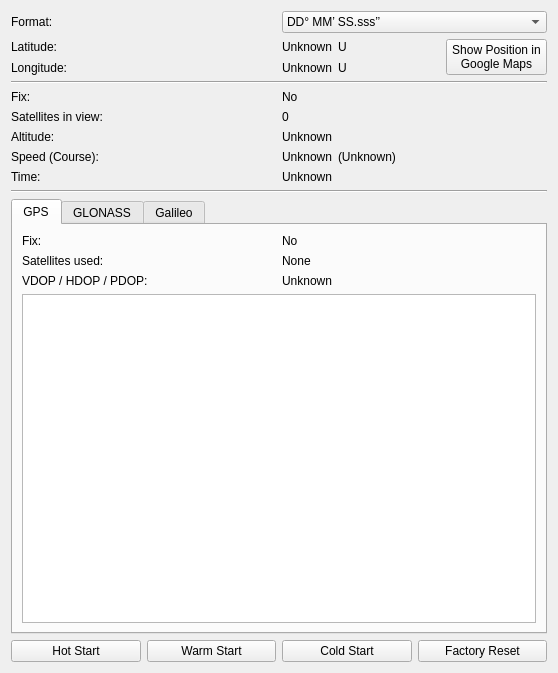
<?xml version="1.0" encoding="UTF-8"?>
<ui version="4.0">
 <class>GPS</class>
 <widget class="QWidget" name="GPS">
  <property name="geometry">
   <rect>
    <x>0</x>
    <y>0</y>
    <width>558</width>
    <height>673</height>
   </rect>
  </property>
  <property name="windowTitle">
   <string>Form</string>
  </property>
  <layout class="QVBoxLayout" name="verticalLayout_6">
   <item>
    <layout class="QHBoxLayout" name="horizontalLayout_4">
     <item>
      <widget class="QLabel" name="label_13">
       <property name="text">
        <string>Format:</string>
       </property>
      </widget>
     </item>
     <item>
      <widget class="QComboBox" name="format_combobox">
       <item>
        <property name="text">
         <string>DD° MM’ SS.sss’’</string>
        </property>
       </item>
       <item>
        <property name="text">
         <string>DD.dddddd°</string>
        </property>
       </item>
       <item>
        <property name="text">
         <string>DD° MM.mmmmm’</string>
        </property>
       </item>
      </widget>
     </item>
    </layout>
   </item>
   <item>
    <layout class="QVBoxLayout" name="verticalLayout">
     <item>
      <layout class="QHBoxLayout" name="horizontalLayout">
       <item>
        <layout class="QVBoxLayout" name="verticalLayout_2">
         <item>
          <widget class="QLabel" name="label">
           <property name="text">
            <string>Latitude:</string>
           </property>
          </widget>
         </item>
         <item>
          <widget class="QLabel" name="label_2">
           <property name="text">
            <string>Longitude:</string>
           </property>
          </widget>
         </item>
        </layout>
       </item>
       <item>
        <layout class="QVBoxLayout" name="verticalLayout_3">
         <item>
          <layout class="QGridLayout" name="gridLayout_4">
           <item row="2" column="0">
            <widget class="QLabel" name="longitude">
             <property name="sizePolicy">
              <sizepolicy hsizetype="Fixed" vsizetype="Preferred">
               <horstretch>0</horstretch>
               <verstretch>0</verstretch>
              </sizepolicy>
             </property>
             <property name="text">
              <string>Unknown</string>
             </property>
            </widget>
           </item>
           <item row="2" column="1">
            <widget class="QLabel" name="ew">
             <property name="text">
              <string>U</string>
             </property>
            </widget>
           </item>
           <item row="1" column="1">
            <widget class="QLabel" name="ns">
             <property name="text">
              <string>U</string>
             </property>
            </widget>
           </item>
           <item row="1" column="0">
            <widget class="QLabel" name="latitude">
             <property name="sizePolicy">
              <sizepolicy hsizetype="Fixed" vsizetype="Preferred">
               <horstretch>0</horstretch>
               <verstretch>0</verstretch>
              </sizepolicy>
             </property>
             <property name="text">
              <string>Unknown</string>
             </property>
            </widget>
           </item>
           <item row="1" column="2" rowspan="2">
            <widget class="QPushButton" name="show_pos">
             <property name="text">
              <string>Show Position in
Google Maps</string>
             </property>
            </widget>
           </item>
          </layout>
         </item>
        </layout>
       </item>
      </layout>
     </item>
    </layout>
   </item>
   <item>
    <widget class="Line" name="line">
     <property name="orientation">
      <enum>Qt::Horizontal</enum>
     </property>
    </widget>
   </item>
   <item>
    <layout class="QHBoxLayout" name="horizontalLayout_2">
     <item>
      <layout class="QVBoxLayout" name="verticalLayout_4">
       <item>
        <widget class="QLabel" name="label_3">
         <property name="text">
          <string>Fix:</string>
         </property>
        </widget>
       </item>
       <item>
        <widget class="QLabel" name="label_5">
         <property name="text">
          <string>Satellites in view:</string>
         </property>
        </widget>
       </item>
       <item>
        <widget class="QLabel" name="label_8">
         <property name="text">
          <string>Altitude:</string>
         </property>
        </widget>
       </item>
       <item>
        <widget class="QLabel" name="label_6">
         <property name="text">
          <string>Speed (Course):</string>
         </property>
        </widget>
       </item>
       <item>
        <widget class="QLabel" name="label_9">
         <property name="text">
          <string>Time:</string>
         </property>
        </widget>
       </item>
      </layout>
     </item>
     <item>
      <layout class="QVBoxLayout" name="verticalLayout_5">
       <item>
        <widget class="QLabel" name="fix">
         <property name="text">
          <string>No</string>
         </property>
        </widget>
       </item>
       <item>
        <widget class="QLabel" name="satellites_view">
         <property name="text">
          <string>0</string>
         </property>
        </widget>
       </item>
       <item>
        <widget class="QLabel" name="altitude">
         <property name="text">
          <string>Unknown</string>
         </property>
        </widget>
       </item>
       <item>
        <layout class="QHBoxLayout" name="horizontalLayout_7">
         <item>
          <widget class="QLabel" name="speed">
           <property name="sizePolicy">
            <sizepolicy hsizetype="Fixed" vsizetype="Preferred">
             <horstretch>0</horstretch>
             <verstretch>0</verstretch>
            </sizepolicy>
           </property>
           <property name="text">
            <string>Unknown</string>
           </property>
          </widget>
         </item>
         <item>
          <widget class="QLabel" name="course">
           <property name="text">
            <string>(Unknown)</string>
           </property>
          </widget>
         </item>
        </layout>
       </item>
       <item>
        <widget class="QLabel" name="time">
         <property name="text">
          <string>Unknown</string>
         </property>
        </widget>
       </item>
      </layout>
     </item>
    </layout>
   </item>
   <item>
    <widget class="Line" name="line_2">
     <property name="orientation">
      <enum>Qt::Horizontal</enum>
     </property>
    </widget>
   </item>
   <item>
    <widget class="QTabWidget" name="tabWidget">
     <property name="currentIndex">
      <number>0</number>
     </property>
     <widget class="QWidget" name="tab">
      <attribute name="title">
       <string>GPS</string>
      </attribute>
      <layout class="QGridLayout" name="gridLayout">
       <item row="1" column="0">
        <widget class="QLabel" name="label_10">
         <property name="text">
          <string>Satellites used:</string>
         </property>
        </widget>
       </item>
       <item row="1" column="1">
        <widget class="QLabel" name="gps_satallites_used">
         <property name="text">
          <string>None</string>
         </property>
         <property name="scaledContents">
          <bool>false</bool>
         </property>
        </widget>
       </item>
       <item row="2" column="0">
        <widget class="QLabel" name="label_4">
         <property name="text">
          <string>VDOP / HDOP / PDOP:</string>
         </property>
        </widget>
       </item>
       <item row="2" column="1">
        <widget class="QLabel" name="gps_dop">
         <property name="text">
          <string>Unknown</string>
         </property>
        </widget>
       </item>
       <item row="5" column="0" colspan="2">
        <widget class="QTableView" name="gps_table">
         <property name="alternatingRowColors">
          <bool>true</bool>
         </property>
         <attribute name="horizontalHeaderCascadingSectionResizes">
          <bool>true</bool>
         </attribute>
         <attribute name="horizontalHeaderStretchLastSection">
          <bool>true</bool>
         </attribute>
         <attribute name="verticalHeaderStretchLastSection">
          <bool>false</bool>
         </attribute>
        </widget>
       </item>
       <item row="0" column="0">
        <widget class="QLabel" name="label_12">
         <property name="text">
          <string>Fix:</string>
         </property>
        </widget>
       </item>
       <item row="0" column="1">
        <widget class="QLabel" name="gps_fix">
         <property name="text">
          <string>No</string>
         </property>
        </widget>
       </item>
      </layout>
     </widget>
     <widget class="QWidget" name="tab_3">
      <attribute name="title">
       <string>GLONASS</string>
      </attribute>
      <layout class="QGridLayout" name="gridLayout_2">
       <item row="0" column="1">
        <widget class="QLabel" name="glo_fix">
         <property name="text">
          <string>No</string>
         </property>
        </widget>
       </item>
       <item row="0" column="0">
        <widget class="QLabel" name="label_17">
         <property name="text">
          <string>Fix:</string>
         </property>
        </widget>
       </item>
       <item row="4" column="0" colspan="2">
        <widget class="QTableView" name="glo_table">
         <attribute name="horizontalHeaderCascadingSectionResizes">
          <bool>true</bool>
         </attribute>
         <attribute name="horizontalHeaderStretchLastSection">
          <bool>true</bool>
         </attribute>
        </widget>
       </item>
       <item row="2" column="0">
        <widget class="QLabel" name="label_11">
         <property name="text">
          <string>VDOP / HDOP / PDOP:</string>
         </property>
        </widget>
       </item>
       <item row="2" column="1">
        <widget class="QLabel" name="glo_dop">
         <property name="text">
          <string>Unknown</string>
         </property>
        </widget>
       </item>
       <item row="1" column="0">
        <widget class="QLabel" name="label_14">
         <property name="text">
          <string>Satellites used:</string>
         </property>
        </widget>
       </item>
       <item row="1" column="1">
        <widget class="QLabel" name="glo_satallites_used">
         <property name="text">
          <string>None</string>
         </property>
        </widget>
       </item>
      </layout>
     </widget>
     <widget class="QWidget" name="tab_2">
      <attribute name="title">
       <string>Galileo</string>
      </attribute>
      <layout class="QGridLayout" name="gridLayout_3">
       <item row="0" column="1">
        <widget class="QLabel" name="label_15">
         <property name="text">
          <string>Galileo is not yet supported.</string>
         </property>
        </widget>
       </item>
       <item row="0" column="0">
        <spacer name="horizontalSpacer">
         <property name="orientation">
          <enum>Qt::Horizontal</enum>
         </property>
         <property name="sizeHint" stdset="0">
          <size>
           <width>40</width>
           <height>20</height>
          </size>
         </property>
        </spacer>
       </item>
       <item row="0" column="2">
        <spacer name="horizontalSpacer_2">
         <property name="orientation">
          <enum>Qt::Horizontal</enum>
         </property>
         <property name="sizeHint" stdset="0">
          <size>
           <width>40</width>
           <height>20</height>
          </size>
         </property>
        </spacer>
       </item>
      </layout>
     </widget>
    </widget>
   </item>
   <item>
    <layout class="QHBoxLayout" name="horizontalLayout_3">
     <item>
      <widget class="QPushButton" name="hot_start">
       <property name="text">
        <string>Hot Start</string>
       </property>
      </widget>
     </item>
     <item>
      <widget class="QPushButton" name="warm_start">
       <property name="text">
        <string>Warm Start</string>
       </property>
      </widget>
     </item>
     <item>
      <widget class="QPushButton" name="cold_start">
       <property name="text">
        <string>Cold Start</string>
       </property>
      </widget>
     </item>
     <item>
      <widget class="QPushButton" name="factory_reset">
       <property name="text">
        <string>Factory Reset</string>
       </property>
      </widget>
     </item>
    </layout>
   </item>
  </layout>
 </widget>
 <resources/>
 <connections/>
</ui>
